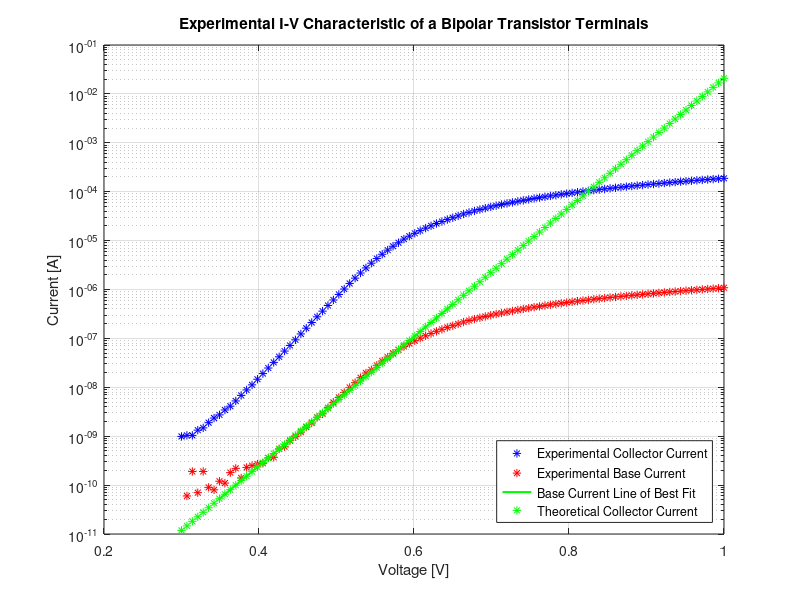
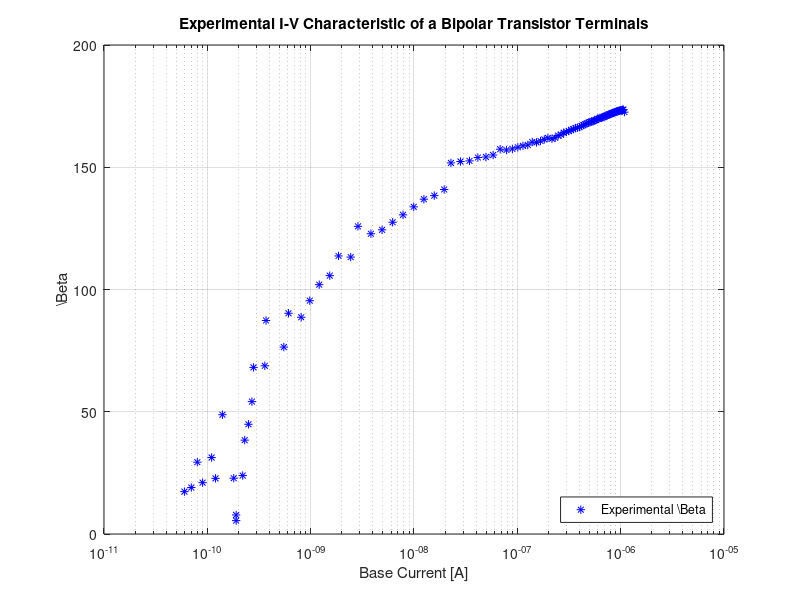
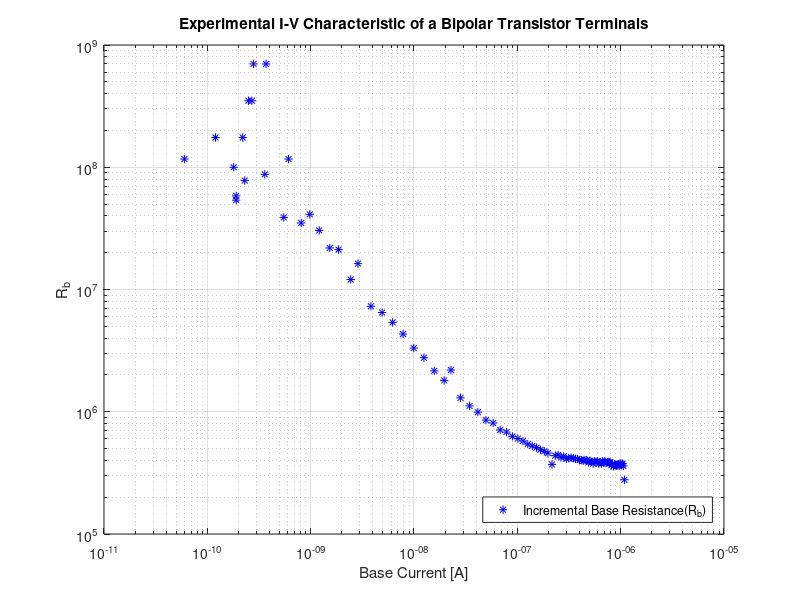
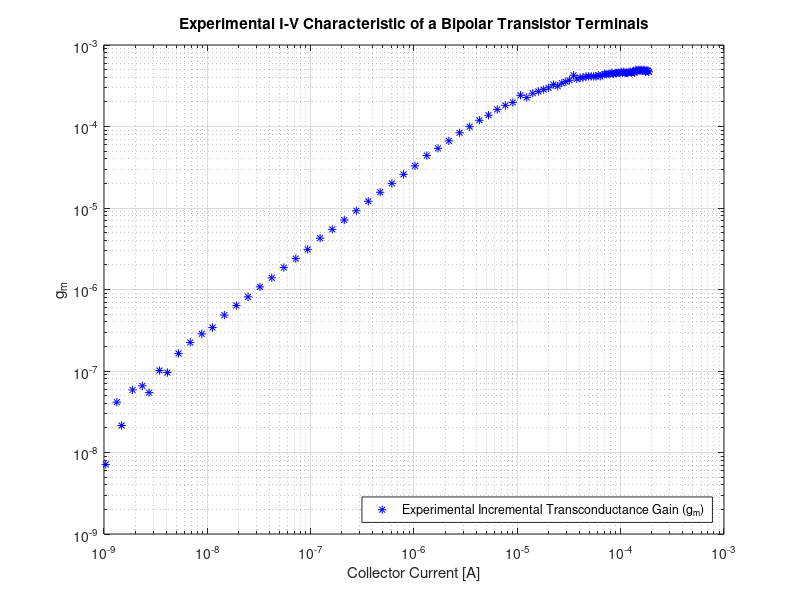

MATLAB code to generate these figures, in order:
%% Experiment 1
Experiment_1 = load('Experiment_1.mat');
Experiment_1.Ib = fliplr(Experiment_1.Ib);
Experiment_1.Ib(1:35) = Experiment_1.Ib(1:35) + 1.350e-09;
Experiment_1.Ie = (-1)*fliplr(Experiment_1.Ie);
Experiment_1.Vb = fliplr(Experiment_1.Vb);

Experiment_1.Ic = Experiment_1.Ie - Experiment_1.Ib;

Theoretical_Ib = Experiment_1.Ib(16:45);
Theoretical_v = Experiment_1.Vb(16:45);

x = linspace(0.35, 0.65, 100);
fit = polyfit(Theoretical_v,log(Theoretical_Ib),1);
line = exp(fit(1) * x + fit(2));

%U_T = (0.026);
U_T = 1/(fit(1));
I_s = exp(fit(2));

theoretical_Ic = I_s*exp((Experiment_1.Vb - 0)./U_T);

figure
semilogy(Experiment_1.Vb,Experiment_1.Ic,'b*')
hold on
semilogy(Experiment_1.Vb,Experiment_1.Ib,'r*')
semilogy(x,line,'g-','LineWidth',1.5);
semilogy(Experiment_1.Vb,theoretical_Ic,'g*')
title('Experimental I-V Characteristic of a Bipolar Transistor Terminals')
xlabel('Voltage [V]')
ylabel('Current [A]')
legend('Experimental Collector Current','Experimental Base Current','Base Current Line of Best Fit','Theoretical Collector Current','Theoretical Base Current','Location','Southeast')
grid on
hold off

% If we want to plot a range of Currents
% figure
% semilogy(Experiment_1.Vb(16:55),Experiment_1.Ic(16:55),'b*')
% hold on
% semilogy(Experiment_1.Vb(16:55),Experiment_1.Ib(16:55),'r*')
% semilogy(x(16:end),line(16:end),'g-','LineWidth',1.5);
% semilogy(Experiment_1.Vb(16:55),theoretical_Ic(16:55),'g*')
% title('Experimental I-V Characteristic of a Bipolar Transistor Terminals')
% xlabel('Voltage [V]')
% ylabel('Current [A]')
% legend('Experimental Collector Current','Experimental Base Current','Base Current Line of Best Fit','Location','Southeast')
% grid on
% hold off

figure
semilogx(Experiment_1.Ib,Experiment_1.Ic./Experiment_1.Ib,'b*')
hold on
title('Experimental I-V Characteristic of a Bipolar Transistor Terminals')
xlabel('Base Current [A]')
ylabel('\Beta')
legend('Experimental \Beta','Location','Southeast')
grid on
hold off

figure
loglog(Experiment_1.Ib(2:end),diff(Experiment_1.Vb)./diff(Experiment_1.Ib),'b*')
hold on
title('Experimental I-V Characteristic of a Bipolar Transistor Terminals')
xlabel('Base Current [A]')
ylabel('R_{b}')
legend('Incremental Base Resistance(R_{b})','Theoretical Incremental Base Resistance(R_{b})','Location','Southeast')
grid on
hold off

figure
loglog(Experiment_1.Ic(2:end),diff(Experiment_1.Ic)./diff(Experiment_1.Vb),'b*')
hold on
title('Experimental I-V Characteristic of a Bipolar Transistor Terminals')
xlabel('Collector Current [A]')
ylabel('g_{m}')
legend('Experimental Incremental Transconductance Gain (g_{m})','Theoretical Incremental Transconductance Gain (g_{m})','Location','Southeast')
grid on
hold off

%% Experiment 2
Experiment_2_200 = load('Experiment_2-200.mat');
Experiment_2_200.Ib = fliplr(Experiment_2_200.Ib);
Experiment_2_200.Ie = (-1)*fliplr(Experiment_2_200.Ie);
Experiment_2_200.Vb = fliplr(Experiment_2_200.Vb);

Experiment_2_2k = load('Experiment_2-2k.mat');
Experiment_2_2k.Ib = fliplr(Experiment_2_2k.Ib);
Experiment_2_2k.Ie = (-1)*fliplr(Experiment_2_2k.Ie);
Experiment_2_2k.Vb = fliplr(Experiment_2_2k.Vb);

Experiment_2_20k = load('Experiment_2-20k.mat');
Experiment_2_20k.Ib = fliplr(Experiment_2_20k.Ib);
Experiment_2_20k.Ie = (-1)*fliplr(Experiment_2_20k.Ie);
Experiment_2_20k.Vb = fliplr(Experiment_2_20k.Vb);

Experiment_2_200.Ic = Experiment_2_200.Ie - Experiment_2_200.Ib;
Experiment_2_2k.Ic = Experiment_2_2k.Ie - Experiment_2_2k.Ib;
Experiment_2_20k.Ic = Experiment_2_20k.Ie - Experiment_2_20k.Ib;

figure
semilogy(Experiment_2_200.Vb,Experiment_2_200.Ic,'b*')
hold on
semilogy(Experiment_2_2k.Vb,Experiment_2_2k.Ic,'r*')
semilogy(Experiment_2_20k.Vb,Experiment_2_20k.Ic,'g*')
title('Emitter-Degenerated Bipolar Collector Current Characteristics')
xlabel('Base Voltage [V]')
ylabel('Collector Current [A]')
legend('Experimental R = 200 \Omega','Experimental R = 2k \Omega','Experimental R = 20k \Omega','Location','Southeast')
grid on
hold off

figure
plot(Experiment_2_200.Vb,Experiment_2_200.Ic,'b*')
hold on
title('Emitter-Degenerated Bipolar Collector Current Characteristics R = 200 \Omega')
xlabel('Base Voltage [V]')
ylabel('Collector Current [A]')
legend('Experimental R = 200 \Omega','Location','Southeast')
grid on
hold off

figure
plot(Experiment_2_2k.Vb,Experiment_2_2k.Ic,'b*')
hold on
title('Emitter-Degenerated Bipolar Collector Current Characteristics R = 2k \Omega')
xlabel('Base Voltage [V]')
ylabel('Collector Current [A]')
legend('Experimental R = 2k \Omega','Location','Southeast')
grid on
hold off

figure
plot(Experiment_2_20k.Vb,Experiment_2_20k.Ic,'b*')
hold on
title('Emitter-Degenerated Bipolar Collector Current Characteristics R = 20k \Omega')
xlabel('Base Voltage [V]')
ylabel('Collector Current [A]')
legend('Experimental R = 20k \Omega','Location','Southeast')
grid on
hold off

% Rb for each resistor
% Gm for each resistor



%% Experiment 3
Experiment_3 = load('Experiment_3-20k.mat');
Experiment_3.Ib = fliplr(Experiment_3.Ib);
Experiment_3.Vb = fliplr(Experiment_3.Vb);
Experiment_3.Ve = fliplr(Experiment_3.Ve);

figure
plot(Experiment_3.Vb,Experiment_3.Ve,'*')
hold on
xlabel('V_{in} [V]')
ylabel('V_{out} [V]')
title('Voltage Transfer Characteristics for Common-Collector Amplifier Circuit')
%legend('Experimental R_1 = 51 k\Omega','Experimental R_1 = 60 k\Omega','Experimental R_1 = 71 k\Omega','Location','Northwest')
grid on
hold off



%% Experiment 4
Experiment_4_51k = load('Experiment_4-51k.mat');
Experiment_4_51k.Ib = fliplr(Experiment_4_51k.Ib);
Experiment_4_51k.Vb = fliplr(Experiment_4_51k.Vb);
Experiment_4_51k.Vout = fliplr(Experiment_4_51k.Vout);

Experiment_4_60k = load('Experiment_4-60k.mat');
Experiment_4_60k.Ib = fliplr(Experiment_4_60k.Ib);
Experiment_4_60k.Vb = fliplr(Experiment_4_60k.Vb);
Experiment_4_60k.Vout = fliplr(Experiment_4_60k.Vout);

Experiment_4_71k = load('Experiment_4-71k.mat');
Experiment_4_71k.Ib = fliplr(Experiment_4_71k.Ib);
Experiment_4_71k.Vb = fliplr(Experiment_4_71k.Vb);
Experiment_4_71k.Vout = fliplr(Experiment_4_71k.Vout);


figure
plot(Experiment_4_51k.Vb,Experiment_4_51k.Vout,'*')
hold on
plot(Experiment_4_60k.Vb,Experiment_4_60k.Vout,'*')
plot(Experiment_4_71k.Vb,Experiment_4_71k.Vout,'*')
xlabel('V_{in} [V]')
ylabel('V_{out} [V]')
title('Voltage Transfer Characteristics for Inverter Circuit')
legend('Experimental R_1 = 51 k\Omega','Experimental R_1 = 60 k\Omega','Experimental R_1 = 71 k\Omega','Location','Northeast')
grid on
hold off
